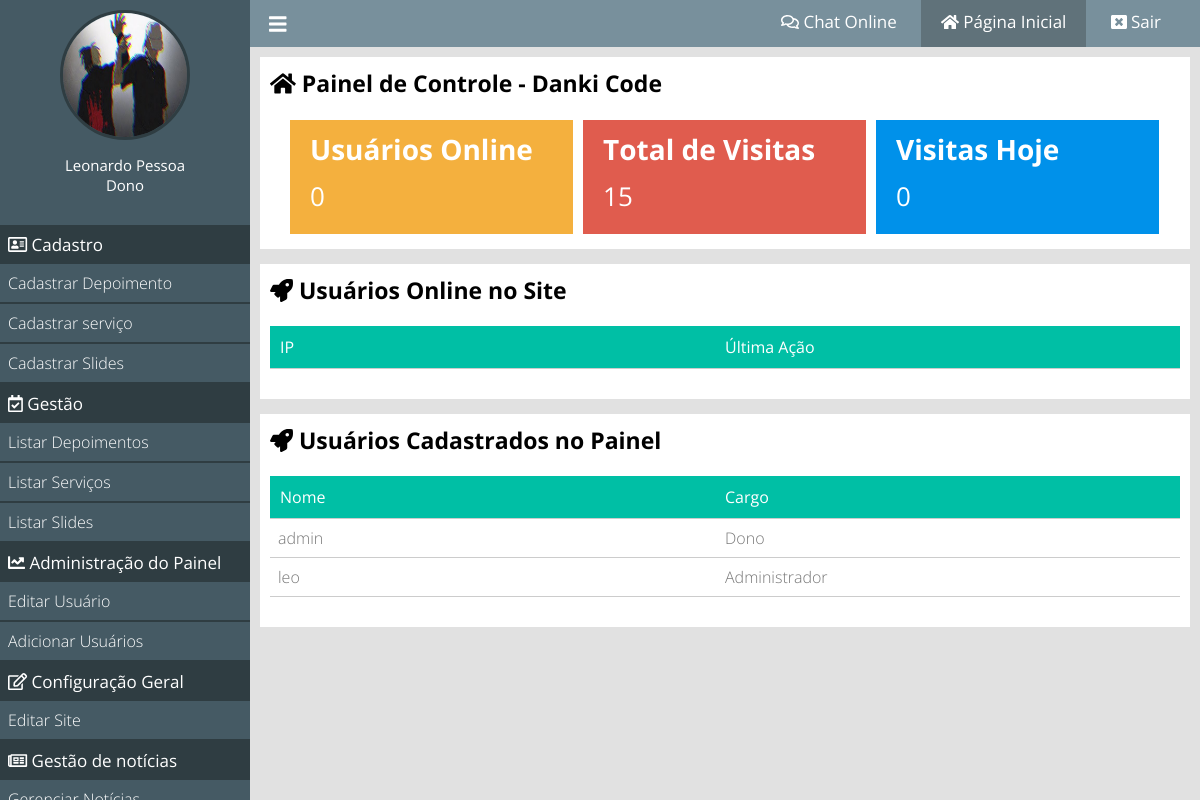
Screenshot of /painel/index.php (signed in) with the database file from the repository.
### classes/MySql.php (called while the page is built)
<?php
    class MySql{
        private static $pdo;
        public static function conectar(){
            if(self::$pdo == null){
				try{
				self::$pdo = new PDO('mysql:host='.HOST.';dbname='.DATABASE,USER,PASSWORD,array(PDO::MYSQL_ATTR_INIT_COMMAND => "SET NAMES utf8"));
				self::$pdo->setAttribute(PDO::ATTR_ERRMODE,PDO::ERRMODE_EXCEPTION);
				}catch(Exception $e){
					echo '<h2>Erro ao conectar</h2>';
				}
			}
			return self::$pdo;
        }
    }

### painel/pages/home.php (the view, shortened to what this page needs)
<?php
    $usuariosOnline = Painel::listarUsuariosOnline();
    $pegarVisitasTotais = MySql::conectar()->prepare("SELECT * FROM `tb_admin.visitas`");
    $pegarVisitasTotais->execute();
    $pegarVisitasTotais = $pegarVisitasTotais->rowCount();
    $pegarVisitasHoje = MySql::conectar()->prepare("SELECT * FROM `tb_admin.visitas` WHERE dia = ?");
    $pegarVisitasHoje->execute(array(date('Y-m-d')));
    $pegarVisitasHoje = $pegarVisitasHoje->rowCount();
?>
<div class="box__content w100">
    <h2><i class="fas fa-home"></i> Painel de Controle - <?php echo NOME_EMPRESA ?></h2>
    <div class="box__metricas">
        <div class="box__metricas__single">
            <div class="box__metricas__wraper">
                <h2>Usuários Online</h2>
                <p><?php echo count($usuariosOnline); ?></p>
            </div>
        </div>
        <div class="box__metricas__single">
            <div class="box__metricas__wraper">
                <h2>Total de Visitas</h2>
                <p><?php echo $pegarVisitasTotais?></p>
            </div>
        </div>
        <div class="box__metricas__single">
            <div class="box__metricas__wraper">
                <h2>Visitas Hoje</h2>
                <p><?php echo $pegarVisitasHoje?></p>
            </div>
        </div>
    </div>
</div>
<div class="box__content w100">
    <h2><i class="fas fa-rocket"></i> Usuários Online no Site</h2>
    <div class="table__responsive">
        <div class="row">
            <div class="col">
                <span>IP</span>
            </div>
            <div class="col">
                <span>Última Ação</span>
            </div>
        </div>
    </div>
</div>
<div class="box__content w100">
    <h2><i class="fas fa-rocket"></i> Usuários Cadastrados no Painel</h2>
    <div class="table__responsive">
        <div class="row">
            <div class="col">
                <span>Nome</span>
            </div>
            <div class="col">
                <span>Cargo</span>
            </div>
        </div>
        <?php
            $usuariosPainel=MySql::conectar()->prepare("SELECT * FROM `tb_admin.usuarios`");
            $usuariosPainel->execute();
            $usuariosPainel = $usuariosPainel->fetchall();
            foreach ($usuariosPainel as $key => $value) {
        ?>
        <div class="row">
            <div class="col">
                <span><?php echo $value['user'] ?></span>
            </div>
            <div class="col">
                <span><?php echo pegaCargo($value['cargo']); ?></span>
            </div>
        </div>
        <?php
            }
        ?>
    </div>
</div>

### painel/css/style.css (style rules this page uses)
* { margin: 0; padding: 0; box-sizing: border-box; font-family: 'Open Sans'; }
html,body { height: 100%; background-color: rgb(225,225,225); }
body { overflow-x: hidden; }
.w100 { width: 100%; }
.box__content { padding: 10px; margin-bottom: 15px; background-color: white; }
.box__content h2 { font-weight: bold; font-size: 23px; }
.box__metricas { margin-top:16px; padding:0 15px; }
.box__metricas__single { float: left; position: relative; width: 33.3%; background: #F4B03E; border: 5px solid white; }
.box__metricas .box__metricas__single:nth-of-type(2) { background: #E05C4E; }
.box__metricas .box__metricas__single:nth-of-type(3) { background: #0091ea; }
.box__metricas__wraper { padding: 10px 20px; text-align: left; color: white; }
.box__metricas__wraper h2 { font-size: 28px; }
.box__metricas__wraper p { padding: 10px 0; font-size: 26px; }
.table__responsive { margin:20px auto; font-weight: 300; }
.table__responsive .row:nth-of-type(1) { font-weight: normal; background: #00bfa5; padding: 10px; color: white; }
.table__responsive .row { color: #777; padding: 8px; border-bottom: 1px solid #ccc; }
.col { float: left; width: 50%; }

### rows the page displays
tb_admin.usuarios: user "admin", cargo "Dono"
tb_admin.usuarios: user "leo", cargo "Administrador"

### other values shown
$_SESSION['nome'] "Leonardo Pessoa"
pegaCargo($_SESSION['cargo']) "Dono"
NOME_EMPRESA "Danki Code"
count($usuariosOnline) "0"
$pegarVisitasTotais "15"
$pegarVisitasHoje "0"
